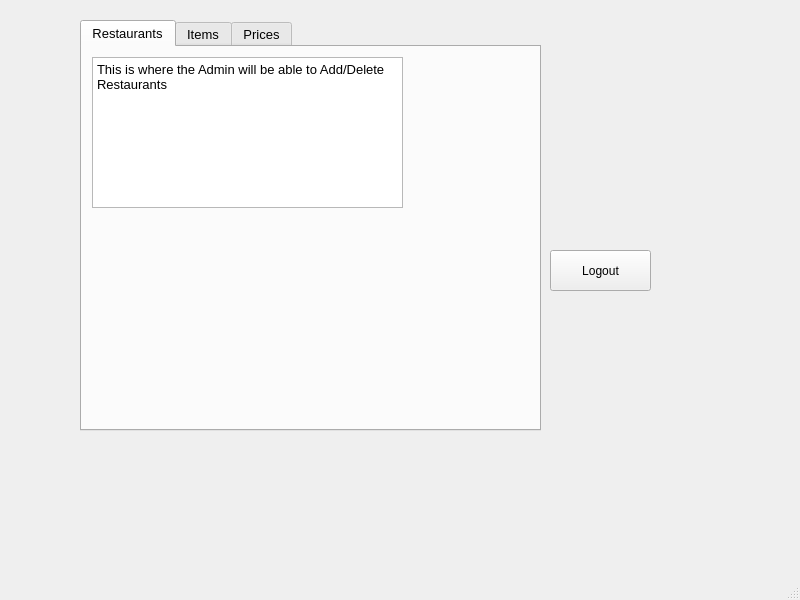
<?xml version="1.0" encoding="UTF-8"?>
<ui version="4.0">
 <class>Admin</class>
 <widget class="QMainWindow" name="Admin">
  <property name="geometry">
   <rect>
    <x>0</x>
    <y>0</y>
    <width>800</width>
    <height>600</height>
   </rect>
  </property>
  <property name="windowTitle">
   <string>MainWindow</string>
  </property>
  <widget class="QWidget" name="centralwidget">
   <widget class="QTabWidget" name="tabWidget">
    <property name="geometry">
     <rect>
      <x>80</x>
      <y>20</y>
      <width>461</width>
      <height>411</height>
     </rect>
    </property>
    <property name="font">
     <font>
      <pointsize>10</pointsize>
     </font>
    </property>
    <property name="currentIndex">
     <number>0</number>
    </property>
    <widget class="QWidget" name="tab">
     <attribute name="title">
      <string>Restaurants</string>
     </attribute>
     <widget class="QTextEdit" name="textEdit">
      <property name="geometry">
       <rect>
        <x>10</x>
        <y>10</y>
        <width>311</width>
        <height>151</height>
       </rect>
      </property>
      <property name="html">
       <string>&lt;!DOCTYPE HTML PUBLIC &quot;-//W3C//DTD HTML 4.0//EN&quot; &quot;http://www.w3.org/TR/REC-html40/strict.dtd&quot;&gt;
&lt;html&gt;&lt;head&gt;&lt;meta name=&quot;qrichtext&quot; content=&quot;1&quot; /&gt;&lt;style type=&quot;text/css&quot;&gt;
p, li { white-space: pre-wrap; }
&lt;/style&gt;&lt;/head&gt;&lt;body style=&quot; font-family:'MS Shell Dlg 2'; font-size:10pt; font-weight:400; font-style:normal;&quot;&gt;
&lt;p style=&quot; margin-top:0px; margin-bottom:0px; margin-left:0px; margin-right:0px; -qt-block-indent:0; text-indent:0px;&quot;&gt;This is where the Admin will be able to Add/Delete Restaurants&lt;/p&gt;
&lt;p style=&quot;-qt-paragraph-type:empty; margin-top:0px; margin-bottom:0px; margin-left:0px; margin-right:0px; -qt-block-indent:0; text-indent:0px;&quot;&gt;&lt;br /&gt;&lt;/p&gt;&lt;/body&gt;&lt;/html&gt;</string>
      </property>
     </widget>
    </widget>
    <widget class="QWidget" name="tab_2">
     <attribute name="title">
      <string>Items</string>
     </attribute>
     <widget class="QTextEdit" name="textEdit_2">
      <property name="geometry">
       <rect>
        <x>10</x>
        <y>10</y>
        <width>281</width>
        <height>161</height>
       </rect>
      </property>
      <property name="html">
       <string>&lt;!DOCTYPE HTML PUBLIC &quot;-//W3C//DTD HTML 4.0//EN&quot; &quot;http://www.w3.org/TR/REC-html40/strict.dtd&quot;&gt;
&lt;html&gt;&lt;head&gt;&lt;meta name=&quot;qrichtext&quot; content=&quot;1&quot; /&gt;&lt;style type=&quot;text/css&quot;&gt;
p, li { white-space: pre-wrap; }
&lt;/style&gt;&lt;/head&gt;&lt;body style=&quot; font-family:'MS Shell Dlg 2'; font-size:10pt; font-weight:400; font-style:normal;&quot;&gt;
&lt;p style=&quot; margin-top:0px; margin-bottom:0px; margin-left:0px; margin-right:0px; -qt-block-indent:0; text-indent:0px;&quot;&gt;This is where the Admin will be able to Add/Delete items from the menus.&lt;/p&gt;&lt;/body&gt;&lt;/html&gt;</string>
      </property>
     </widget>
    </widget>
    <widget class="QWidget" name="tab_3">
     <attribute name="title">
      <string>Prices</string>
     </attribute>
     <widget class="QTextEdit" name="textEdit_3">
      <property name="geometry">
       <rect>
        <x>10</x>
        <y>10</y>
        <width>291</width>
        <height>131</height>
       </rect>
      </property>
      <property name="html">
       <string>&lt;!DOCTYPE HTML PUBLIC &quot;-//W3C//DTD HTML 4.0//EN&quot; &quot;http://www.w3.org/TR/REC-html40/strict.dtd&quot;&gt;
&lt;html&gt;&lt;head&gt;&lt;meta name=&quot;qrichtext&quot; content=&quot;1&quot; /&gt;&lt;style type=&quot;text/css&quot;&gt;
p, li { white-space: pre-wrap; }
&lt;/style&gt;&lt;/head&gt;&lt;body style=&quot; font-family:'MS Shell Dlg 2'; font-size:10pt; font-weight:400; font-style:normal;&quot;&gt;
&lt;p style=&quot; margin-top:0px; margin-bottom:0px; margin-left:0px; margin-right:0px; -qt-block-indent:0; text-indent:0px;&quot;&gt;This is where the Admin will be able to change prices of different menu itmes.&lt;/p&gt;&lt;/body&gt;&lt;/html&gt;</string>
      </property>
     </widget>
    </widget>
   </widget>
   <widget class="QPushButton" name="pushButton_Logout">
    <property name="geometry">
     <rect>
      <x>550</x>
      <y>250</y>
      <width>101</width>
      <height>41</height>
     </rect>
    </property>
    <property name="text">
     <string>Logout</string>
    </property>
   </widget>
  </widget>
  <widget class="QMenuBar" name="menubar">
   <property name="geometry">
    <rect>
     <x>0</x>
     <y>0</y>
     <width>800</width>
     <height>17</height>
    </rect>
   </property>
  </widget>
  <widget class="QStatusBar" name="statusbar"/>
 </widget>
 <resources/>
 <connections/>
</ui>
